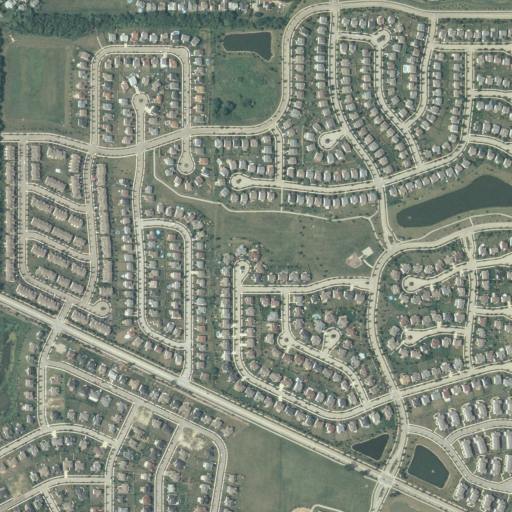
#> input picture ilk-3b-1024.tif, 1024 x 1024 px (shown at 1/2 size)
$ python ExtendingGMM.py
#> lines starting #> are read from the running program, lines starting #| are printed output that depends on the picture
import pickle
import os
from PIL import Image
import numpy as np
from sklearn.mixture import GaussianMixture
import matplotlib.pyplot as plt
from collections import Counter

IMG = 'ilk-3b-1024.tif'
colors = [(100, 150, 0), (20, 90, 200), (0, 0, 0),
          (32, 132, 129), (36, 132, 32), (161, 217, 155),
          (189, 189, 189), (0, 0, 0), (255, 255, 255)]


def process(k, train_sample_frac=0.05, image_filepath=IMG):
#> called with k = 5, train_sample_frac = 0.2, image_filepath = 'ilk-3b-1024.tif'
    img = Image.open(image_filepath)
#> img is the input picture: PIL image 1024x1024 RGB; mean R, G, B 130.2, 137.7, 124.2
    # print(np.array(img.getdata()))
    image = np.array(img) / 255.0
    X = image.reshape(-1, 3)
    sample_idx = np.random.choice(X.shape[0], int(X.shape[0] * train_sample_frac))
    X_sample = X[sample_idx, :]
    print(X_sample.shape)
#| (209715, 3)
    gmm = GaussianMixture(n_components=k, random_state=0).fit(X_sample)
    y = gmm.predict(X)
    y.resize(image.shape[:-1])
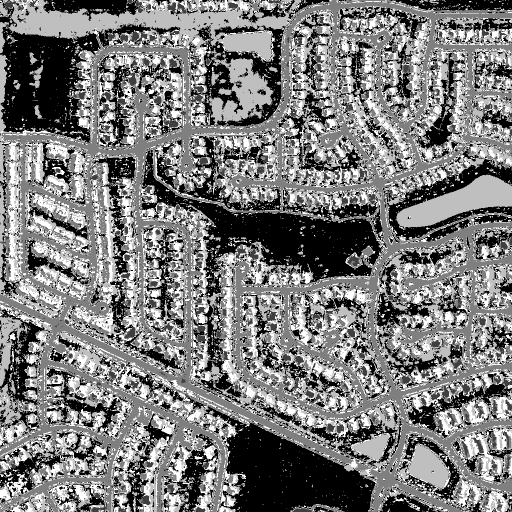
#> y: shape (1024, 1024) int64 (shown at 1/2 size); min 0, max 4, mean 1.94; drawn with min black and max white

    likelihood = gmm.predict_proba(X)
    # print Counter(likelihood)
    vals = []
    combined = []

    for index, value in enumerate(likelihood):
        if max(value) > 0.005:
            vals.append((0,0,0))
            combined.append(colors[list(value).index(max(value))])
        else:
            vals.append((255,255,255))
            combined.append((255,255,255))
#> this loop made 1048576 passes
#> value on passes 1 to 3: [0.86, 0.00266, 6.75e-05, 0.00283, 0.134], [0.908, 0.000664, 2.48e-07, 0.015, 0.0767], [0.881, 0.000297, 6.68e-10, 0.0659, 0.0525]
#> after the loop, combined = 1048576 items; vals = 1048576 items

    label_img = Image.new('RGB', img.size)
#> label_img: PIL image 1024x1024 RGB; every value is 0
    label_img.putdata(vals)
    # label_img.show()

    label_img_combined = Image.new('RGB', img.size)
    label_img_combined.putdata(combined)
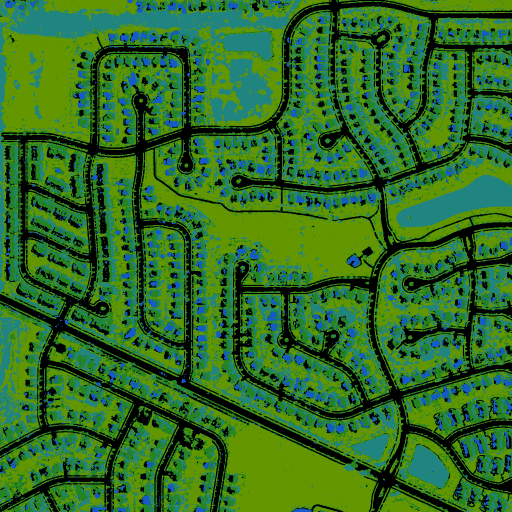
#> label_img_combined: PIL image 1024x1024 RGB (shown at 1/2 size); mean R, G, B 48.3, 108.4, 39.3

    plt.imshow(np.array(label_img_combined))
    plt.show()

    plt.imshow(np.array(label_img))
    plt.show()


def main():
    process(5, 0.2)


if __name__ == '__main__':
    main()
